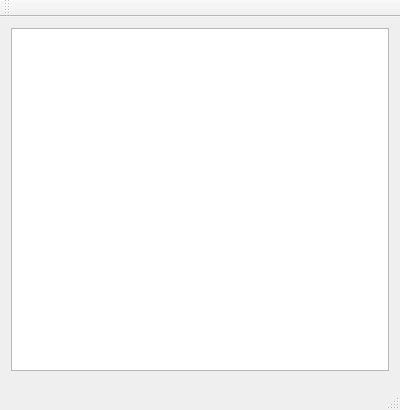
<?xml version="1.0" encoding="UTF-8"?>
<ui version="4.0">
 <class>MainWindow</class>
 <widget class="QMainWindow" name="MainWindow">
  <property name="geometry">
   <rect>
    <x>0</x>
    <y>0</y>
    <width>400</width>
    <height>410</height>
   </rect>
  </property>
  <property name="windowTitle">
   <string>MainWindow</string>
  </property>
  <widget class="QWidget" name="centralWidget">
   <layout class="QVBoxLayout" name="verticalLayout">
    <item>
     <widget class="QTableView" name="tableView">
      <property name="editTriggers">
       <set>QAbstractItemView::NoEditTriggers</set>
      </property>
      <property name="dragDropOverwriteMode">
       <bool>false</bool>
      </property>
      <property name="selectionMode">
       <enum>QAbstractItemView::SingleSelection</enum>
      </property>
      <property name="selectionBehavior">
       <enum>QAbstractItemView::SelectRows</enum>
      </property>
      <property name="wordWrap">
       <bool>false</bool>
      </property>
      <attribute name="verticalHeaderVisible">
       <bool>false</bool>
      </attribute>
     </widget>
    </item>
    <item>
     <widget class="PartWidget" name="widget" native="true">
      <property name="minimumSize">
       <size>
        <width>0</width>
        <height>0</height>
       </size>
      </property>
      <property name="styleSheet">
       <string notr="true"/>
      </property>
     </widget>
    </item>
   </layout>
  </widget>
  <widget class="QMenuBar" name="menuBar">
   <property name="geometry">
    <rect>
     <x>0</x>
     <y>0</y>
     <width>400</width>
     <height>21</height>
    </rect>
   </property>
  </widget>
  <widget class="QToolBar" name="mainToolBar">
   <attribute name="toolBarArea">
    <enum>TopToolBarArea</enum>
   </attribute>
   <attribute name="toolBarBreak">
    <bool>false</bool>
   </attribute>
  </widget>
  <widget class="QStatusBar" name="statusBar"/>
 </widget>
 <layoutdefault spacing="6" margin="11"/>
 <customwidgets>
  <customwidget>
   <class>PartWidget</class>
   <extends>QWidget</extends>
   <header>partwidget.h</header>
   <container>1</container>
  </customwidget>
 </customwidgets>
 <resources/>
 <connections/>
</ui>
